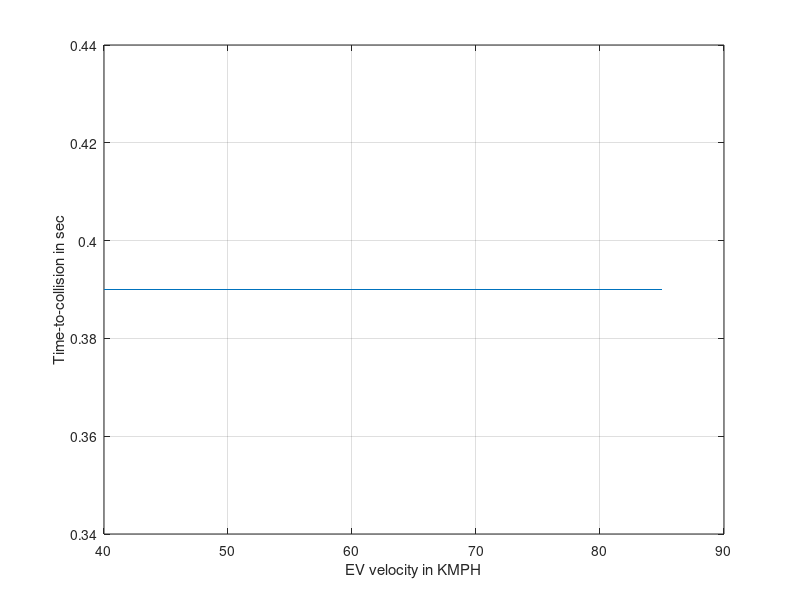
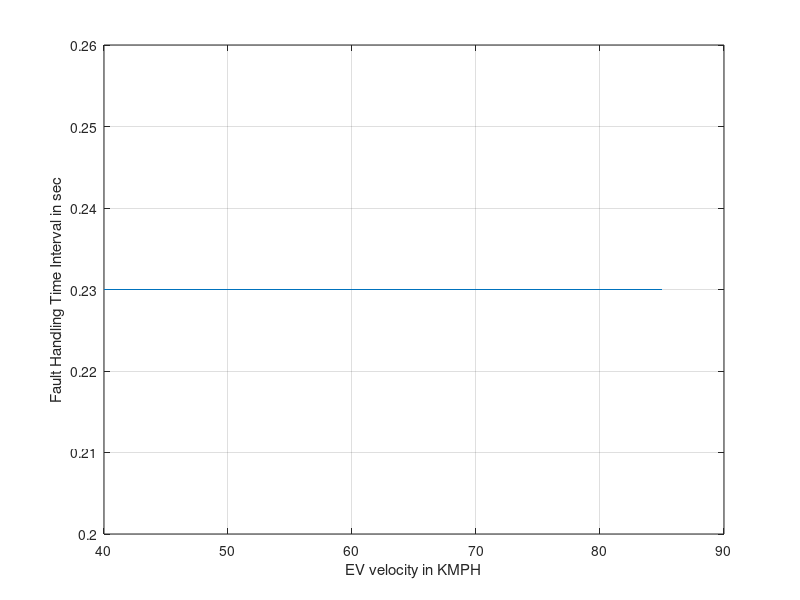

Source code (MATLAB) for these figures, in order: (Note: this script raises an error after producing the figures.)
%% Clean workspace and close all
clear all
close all
clc
%% Constraint for parameter

    Speed = [];
    TimeDur = [];
    DataTTC = [];
    for EgoVehicleSpeed = 40 : 5 : 88.5
        
        Vx_EV = EgoVehicleSpeed/3.6;
        Dist2Bondary = 0.3;
      
        %%
        LaneWidth = 3.66;
        TruckWidth = 3.05;
        WheelBase = 5.79;
        Ay = -4;
        AyComp = -Ay;
        % Saturation: If acceleration is more than 1g. Need to saturate
        if abs(AyComp) > 9.81
            AyComp = sign(AyComp)*9.81;
        else
            AyComp = AyComp;
        end
      
        dT = 0.01;
        VelY = 0;
        DistCovered = 0;
        K = 0;
 %% TTC computation
        Flag = false;
        while(Flag == false)      
            VelY = VelY + dT * Ay;
            DistCovered = DistCovered + dT*VelY;
            K = K + 1;
            if (abs(DistCovered) >= Dist2Bondary)
                Flag = true;
            end
        end
        TTC = K * dT;
        %% Dist covered during response time
        for ijk = TTC : -dT : 0.001
           
        IC = 0;
        VelY = 0;
        DistCovered = 0;
        Flag = false;
        C = 0;
        %% FHTI calculation
        for i = 0 : dT : ijk
            VelY = VelY + dT * Ay;
            DistCovered = DistCovered + dT*VelY;
        end
        DistCovered1 = abs(DistCovered);
 %% 
        Flag = false;
        N = 0;
        Pev_VelY = VelY;
        DistCovered = 0;
        while(Flag == false)
            
            VelY = VelY + dT * AyComp;
            DistCovered = DistCovered + dT*VelY;
            if sign(VelY) ~= sign(Pev_VelY)
                Flag = true;
            end
            N = N + 1;
        end
        
        DistCovered2 = abs(DistCovered);
        TotalDist = DistCovered1 + DistCovered2;
        if abs(TotalDist) < (Dist2Bondary-0.05)
            break;
        end
        end
        Speed = [Speed EgoVehicleSpeed];
        TimeDur = [TimeDur ijk];
        DataTTC = [DataTTC TTC];
    end
    
 

%% Plots
figure(1);
plot(Speed,DataTTC);
grid on
xlabel('EV velocity in KMPH')
ylabel('Time-to-collision in sec');
hold on

f=gcf;
saveas(f,'surface_non-drivable zone_2_TTC.jpg');

figure(2);
plot(Speed,TimeDur);
grid on
xlabel('EV velocity in KMPH')
ylabel('Fault Handling Time Interval in sec');
hold on

f=gcf;
saveas(f,'surface_non-drivable zone_2_FHTI.jpg');

%% excel write
x_speed=Speed';
y_TTC=DataTTC';
z_FHTI=TimeDur';
data={'Vehicle_Speed','TTC','FHTI'};
xlswrite('Functional_Safety_Scenarios',data,'surface_non-drivable zone_2','A1');
xlswrite('Functional_Safety_Scenarios',x_speed,'surface_non-drivable zone_2','A2');
xlswrite('Functional_Safety_Scenarios',y_TTC,'surface_non-drivable zone_2','B2');
xlswrite('Functional_Safety_Scenarios',z_FHTI,'surface_non-drivable zone_2','C2');


folder = pwd;
excelFileName = 'Functional_Safety_Scenarios.xls';
fullFileName = fullfile(folder, excelFileName);
objExcel = actxserver('Excel.Application');
objExcel.Visible = true;
ExcelWorkbook = objExcel.Workbooks.Open(fullFileName);
oSheet = objExcel.ActiveSheet;
imageFolder = fileparts(which('surface_non-drivable zone_2_TTC.jpg'));
imageFullFileName = fullfile(imageFolder, 'surface_non-drivable zone_2_TTC.jpg');
Shapes = oSheet.Shapes;
Shapes.AddPicture(imageFullFileName, 0, 1, 400, 20, 400, 300);

imageFolder1 = fileparts(which('surface_non-drivable zone_2_FHTI.jpg'));
imageFullFileName1 = fullfile(imageFolder, 'surface_non-drivable zone_2_FHTI.jpg');
Shapes.AddPicture(imageFullFileName1, 0, 1, 850, 20, 400, 300);

objExcel.DisplayAlerts = false;
ExcelWorkbook.SaveAs(fullFileName);
ExcelWorkbook.Close(false);
objExcel.Quit; 
